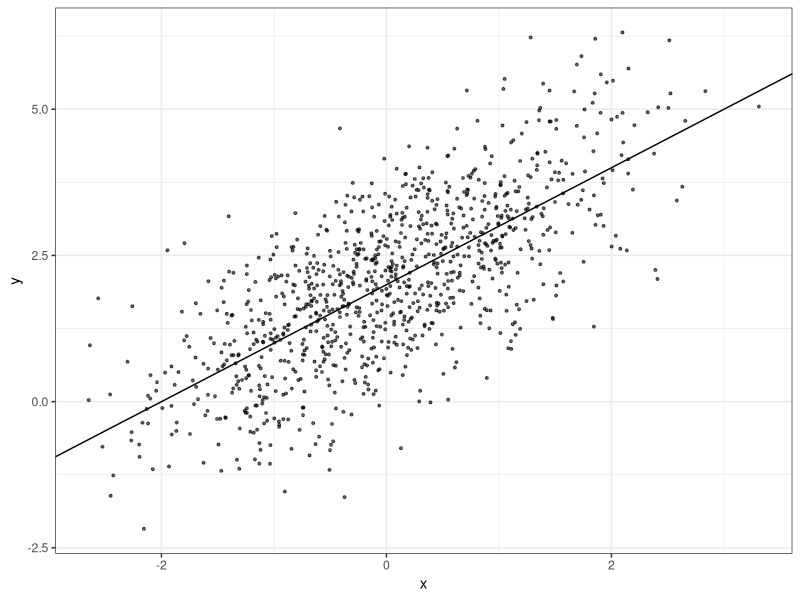
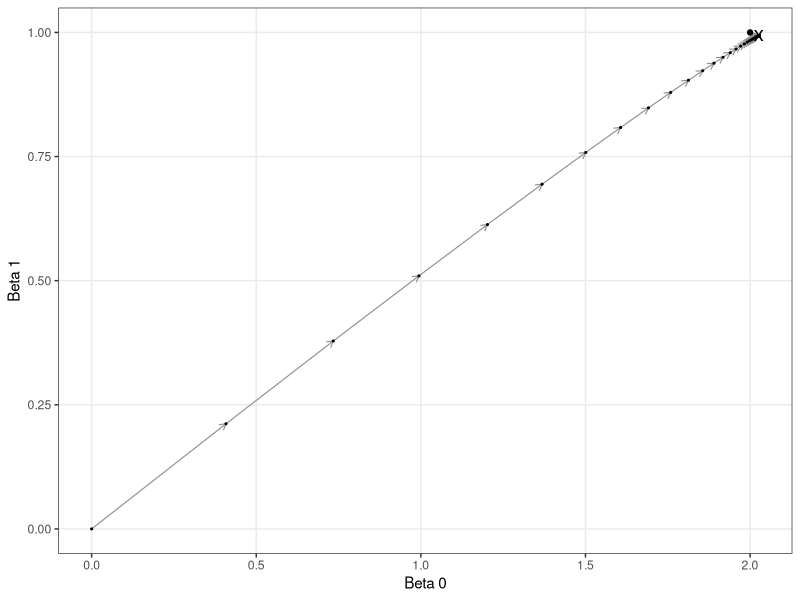
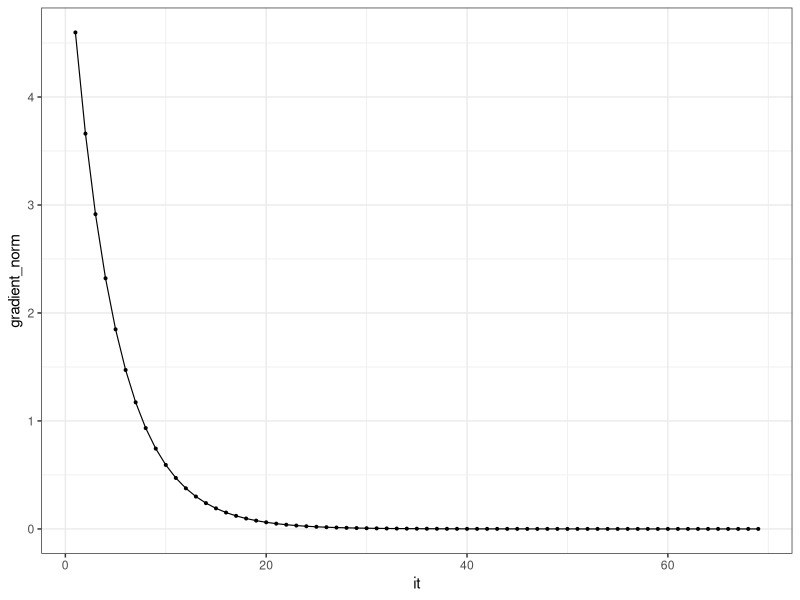
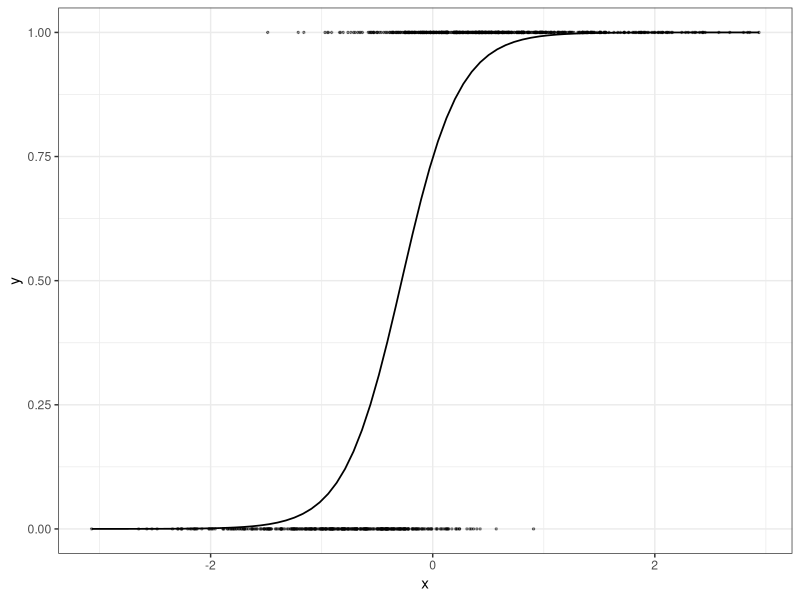
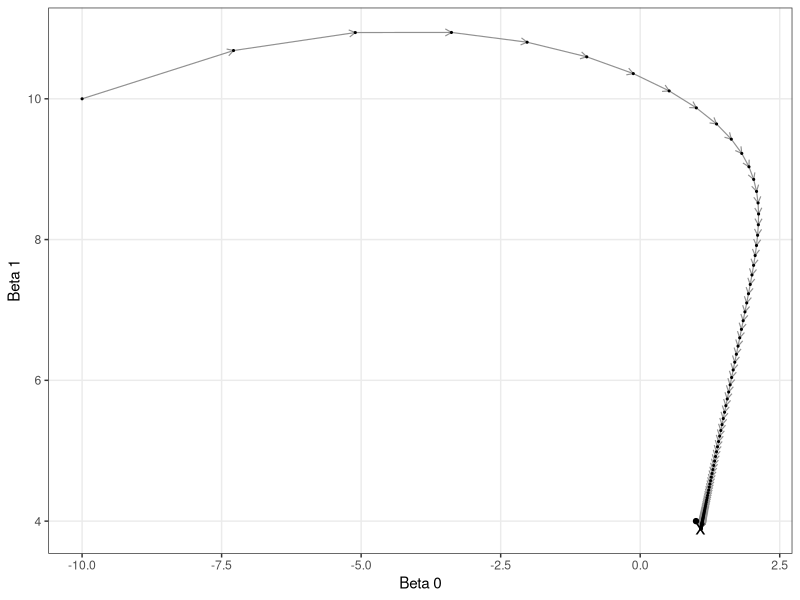
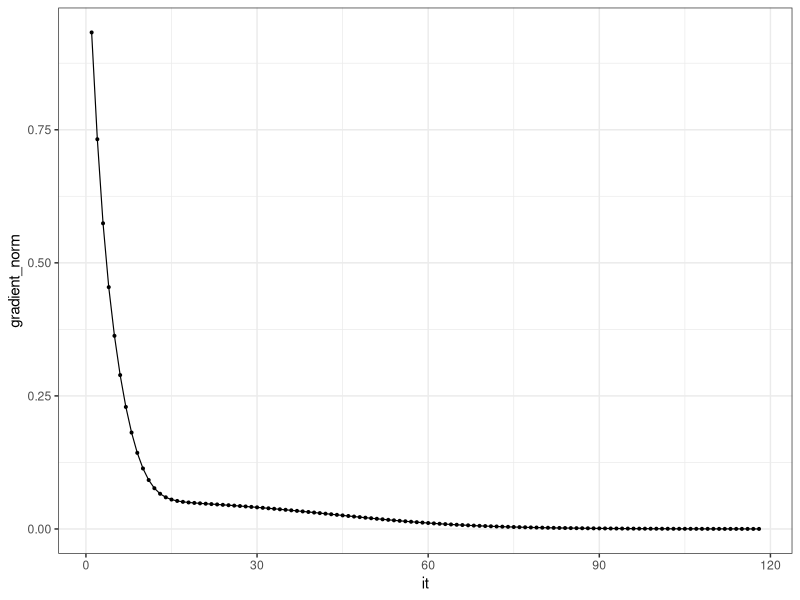
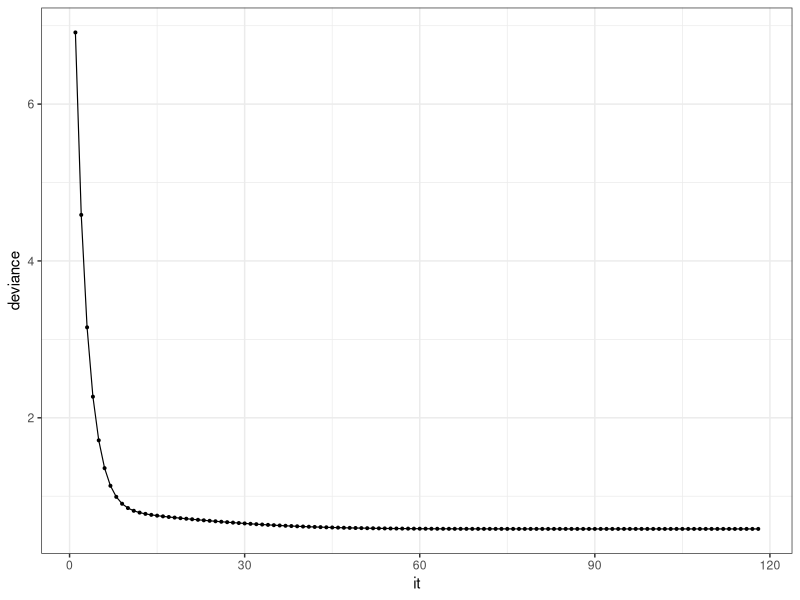
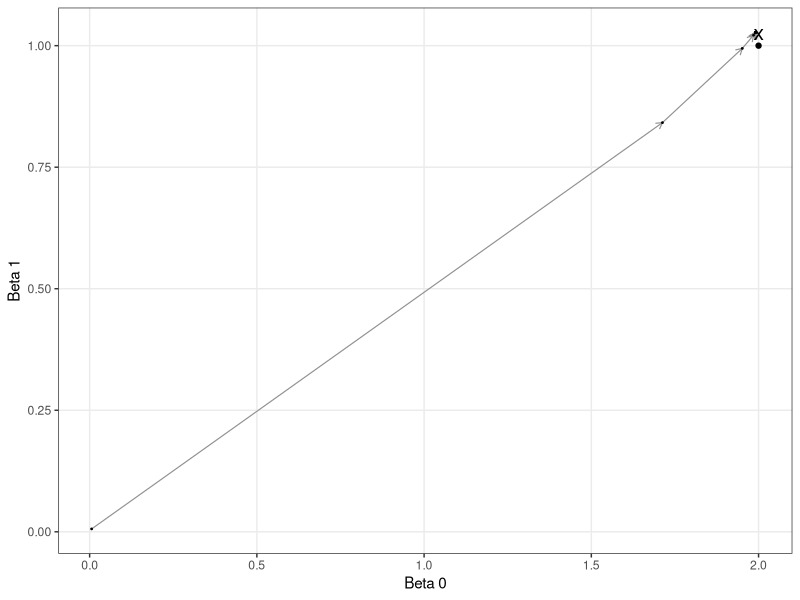

Recreate these plots in R, in order.
## ---- chunk 1
knitr::opts_chunk$set(echo = TRUE)
## ---- chunk 2
library(tidyverse)

theme_set(theme_bw())


N <- 1000
beta_0 <- 2
beta_1 <- 1

set.seed(20170909)
data <- tibble(x = rnorm(N),
               y = beta_0 + beta_1*x + rnorm(N))

model <- lm(y~x, data = data)


(data %>% 
    ggplot(aes(x, y)) +
    geom_point(size = 0.7, alpha = 0.6) +
    geom_abline(slope = beta_1, intercept = beta_0)
) 
## ---- chunk 3
gradient <- function(data, betas){
  n <- nrow(data)
  const <- rep(1, nrow(data))
  li <- data$y - betas[1]*const - betas[2]*data$x
  g1 <- -2*sum(li)/n
  g2 <- -2*sum(li*data$x)/n
  return(c(g1, g2))
}
## ---- chunk 4
max_it <- 100
data_gradient_descent <- tibble(it = 1:max_it,
                                beta_0 = rep(0, max_it),
                                beta_1 = rep(0, max_it),
                                gradient_norm = rep(0, max_it))

i = 0
betas <- c(0, 0)
alpha = 0.1
while(i < max_it){
  i = i + 1
  g <- gradient(data, betas)
  g_norm <- sqrt(sum(g^2))
  g_unit <- g/g_norm
  data_gradient_descent$beta_0[i] <- betas[1]
  data_gradient_descent$beta_1[i] <- betas[2]
  data_gradient_descent$gradient_norm[i] <- g_norm
  if(g_norm < 0.000001) break
  betas <- betas - alpha*g
}


data_gradient_descent <- data_gradient_descent[1:i,]
## ---- chunk 5
data_gradient_descent %>% 
  ggplot(aes(beta_0, beta_1)) +
  xlab("Beta 0") +
  ylab("Beta 1") +
  geom_segment(
    aes(
      xend = c(tail(beta_0, n = -1), NA),
      yend = c(tail(beta_1, n = -1), NA)
    ),
    size = 0.4,
    color = '#919191',
    arrow = arrow(length = unit(0.18, "cm"))
  ) +
  geom_point(size = 0.4, color = 'black') +
  geom_point(aes(x, y),
             data = tibble(x = beta_0,
                           y = beta_1)) +
  geom_point(aes(x, y),
             data = tibble(x = model$coefficients[1],
                           y = model$coefficients[2]),
             shape = 'x',
             size = 5) +
  theme(
    panel.grid.minor = element_blank()
  )
## ---- chunk 6
data_gradient_descent %>% 
  ggplot(aes(it, gradient_norm)) +
  geom_point(size = 0.7) +
  geom_line(size = 0.4)
## ---- chunk 7
# Delete all generated objects
rm(list = ls()) 
## ---- chunk 8
N <- 1000
beta_0 <- 1
beta_1 <- 4

set.seed(124362)
data <- tibble(x = rnorm(N),
               z = beta_0 + beta_1*x,
               pr = 1/(1 + exp(-z)),
               y = rbinom(1000, 1, pr))

model <- glm(y ~ x, data = data, family = "binomial")


data %>% 
  ggplot(aes(x, y)) +
  geom_point(size = 0.5, alpha = 0.4) +
  stat_smooth(method="glm", 
              method.args = list(family = "binomial"), 
              se = FALSE,
              size = 0.6,
              color = 'black')
## ---- chunk 9
backtrack <- function(betas, g, alpha, deviance, data, rho = 0.5, max_iter = 50, c1 = 10^-4){
  funct_value <- do.call(deviance, list(betas, data))
  norm_pk <- sum(g^2)
  i = 0
  while(i < max_iter){
    i = i + 1
    left <- do.call(deviance, list(betas - alpha*g, data))
    right <- funct_value + c1*alpha*norm_pk
    if(left <= right) break
    alpha = alpha*rho
  }
  return(list(alpha = alpha,
              iter = i))
}
## ---- chunk 10
h <- function(x){
  return(1/(1 + exp(-x)))
}

gradient <- function(data, betas){
  n <- nrow(data)
  const <- rep(1, nrow(data))
  bx <- betas[1]*const + betas[2]*data$x
  li <- data$y - h(bx)
  g1 <- -2*sum(li)/n
  g2 <- -2*sum(li*data$x)/n
  return(c(g1, g2))
}


deviance <- function(betas, data = data){
  n <- nrow(data)
  const <- rep(1, nrow(data))
  bx <- betas[1]*const + betas[2]*data$x
  hbx <- h(bx)
  aux <- (1 - data$y)*log(1 - hbx)
  aux2 <- ifelse(is.nan(aux), 0, aux)
  li <- data$y*log(hbx) + aux2
  d <- -2*sum(li)/n
  return(d)
}
## ---- chunk 11
max_it <- 1000
data_gradient_descent <- tibble(it = 1:max_it,
                                beta_0 = rep(0, max_it),
                                beta_1 = rep(0, max_it),
                                gradient_norm = rep(0, max_it),
                                deviance = rep(0, max_it),
                                alpha = rep(0, max_it))

i = 0
betas <- c(-10, 10) # reales 1 y 4
g <- gradient(data, betas)
g_norm <- sqrt(sum(g^2))
while(i < max_it){
  i = i + 1
  g_norm_0 <- g_norm # old gradient norm
  g <- gradient(data, betas)
  g_norm <- sqrt(sum(g^2))
  g_unit <- g/g_norm
  data_gradient_descent$beta_0[i] <- betas[1]
  data_gradient_descent$beta_1[i] <- betas[2]
  data_gradient_descent$gradient_norm[i] <- g_norm
  data_gradient_descent$deviance[i] <- deviance(betas, data)
  if(g_norm < 0.0001 & g_norm/g_norm_0 > 0.8) break
  backtrack_result <- backtrack(betas, g, 3, deviance, data)
  alpha <- backtrack_result[[1]]
  data_gradient_descent$alpha[i] <- alpha
  betas <- betas - alpha*g
}


data_gradient_descent <- data_gradient_descent[1:i,]
## ---- chunk 12
data_gradient_descent %>% 
  ggplot(aes(beta_0, beta_1)) +
  xlab("Beta 0") +
  ylab("Beta 1") +
  geom_segment(
    aes(
      xend = c(tail(beta_0, n = -1), NA),
      yend = c(tail(beta_1, n = -1), NA)
    ),
    size = 0.4,
    color = '#919191',
    arrow = arrow(length = unit(0.18, "cm"))
  ) +
  geom_point(size = 0.4, color = 'black') +
  geom_point(aes(x, y),
             data = tibble(x = beta_0,
                           y = beta_1)) +
  geom_point(aes(x, y),
             data = tibble(x = model$coefficients[1],
                           y = model$coefficients[2]),
             shape = 'x',
             size = 5) +
  theme(panel.grid.minor = element_blank())
## ---- chunk 13

data_gradient_descent %>% 
  ggplot(aes(it, gradient_norm)) +
  geom_point(size = 0.7) +
  geom_line(size = 0.4)


data_gradient_descent %>% 
  ggplot(aes(it, deviance)) +
  geom_point(size = 0.7) +
  geom_line(size = 0.4)
## ---- chunk 14
# Delete all generated objects
rm(list = ls()) 
## ---- chunk 15
N <- 1000
beta_0 <- 2
beta_1 <- 1

data <- tibble(x = rnorm(N),
               y = beta_0 + beta_1*x + rnorm(N))

model <- lm(y~x, data = data)

## ---- chunk 16
# Gradient for an observation
gradient_row <- function(data_row, betas){
  li <- data_row$y - betas[1] - betas[2]*data_row$x
  g1 <- -2*li
  g2 <- -2*li*data_row$x
  return(c(g1, g2))
}

epoch_update <- function(data, betas, alpha, n_epoch, verbose = 1, reordering = F){
  n <- nrow(data)
  if(reordering) data$ix <- sample(1:n)
  else data$ix <- 1:n
  epoch_values <- tibble(
    n_epoch = rep(n_epoch, n),
    obs = 1:n,
    beta_0 = rep(0, n),
    beta_1 = rep(0, n),
    gradient_norm = rep(0, n))
  
  # Iterate over rows in data
  for(i in 1:n){
    # Update coefficients
    g <- gradient_row(data[data$ix == i,], betas) 
    betas <- betas - alpha*g
    # Print and write values in table to keep track and make plots
    g_norm <- sqrt(sum(g^2))
    g_unit <- g/g_norm
    epoch_values$beta_0[i] <- betas[1]
    epoch_values$beta_1[i] <- betas[2]
    epoch_values$gradient_norm[i] <- g_norm
    if(verbose == 2){
      cat(
        "\n\tEpoch: ", n_epoch,
        "\n\tObs: ", i, 
        "\n\tbeta_0: ", betas[1], 
        "\n\tbeta_1: ", betas[2],
        "\n\tgradient_norm: ", g_norm, 
        "\n\tDirection: ", g_unit[1], g_unit[2],
        "\n")
    }
  } # End for
  
  if(verbose == 1){
    cat(
      "\n\tEpoch: ", n_epoch,
      "\n\tbeta_0: ", epoch_values$beta_0[n],
      "\n\tbeta_1: ", epoch_values$beta_1[n],
      "\n\tgradient_norm: ", epoch_values$gradient_norm[n],
      "\n")
  }
  return(list(
    epoch_values = epoch_values,
    betas = betas
  ))
}
## ---- chunk 17
# Start the algorithm
max_it <- 300
n <- nrow(data)
data_gradient_descent <- tibble(
  epoch = rep(0, max_it*n),
  obs = 1:(max_it*n),
  beta_0 = rep(0, max_it*n),
  beta_1 = rep(0, max_it*n),
  gradient_norm = rep(0, max_it*n))

i = 0
betas <- c(0, 0)
alpha = 0.001
while(i < max_it){
  i = i + 1
  epoch_betas <- epoch_update(data, betas, alpha, i, verbose = 0)
  betas_old <- betas
  betas <- epoch_betas$betas
  data_gradient_descent[((i-1)*n + 1):((i)*n),] <- epoch_betas$epoch_values
  g_norm <- epoch_betas$epoch_values$gradient_norm[n]
  dif_betas_norm <- sum((betas - betas_old)^2)
  if(g_norm < 0.000001 | dif_betas_norm < 1e-15) break
}

data_gradient_descent <- data_gradient_descent[1:(i*n),]
data_gradient_descent$it <- 1:nrow(data_gradient_descent)

## ---- chunk 18
plot_gd_iter <- function(data_gradient_descent, model, beta_0, beta_1, denom = 0){
  if(denom > 0) {
    data <- data_gradient_descent %>% 
      filter(it %% floor(n/denom) == 1)
  } else {
    data <- data_gradient_descent
  }
  
  gg <- data %>% 
    ggplot(aes(beta_0, beta_1)) +
    xlab("Beta 0") +
    ylab("Beta 1") +
    geom_segment(
      aes(
        xend = c(tail(beta_0, n = -1), NA),
        yend = c(tail(beta_1, n = -1), NA)
      ),
      size = 0.4,
      color = '#919191',
      arrow = arrow(length = unit(0.18, "cm"))
    ) +
    geom_point(size = 0.3, color = 'black') +
    geom_point(aes(x, y),
               data = tibble(x = beta_0,
                             y = beta_1)) +
    geom_point(aes(x, y),
               data = tibble(x = model$coefficients[1],
                             y = model$coefficients[2]),
               shape = 'x',
               size = 5) +
    theme(
      panel.grid.minor = element_blank()
    )
  return(gg)
}

## ---- chunk 19
# Plots only at the beginning of each epoch
plot_gd_iter(data_gradient_descent, model, beta_0, beta_1, 1) 

# Plots all iterations in all epochs
data_gradient_descent %>% 
    ggplot(aes(beta_0, beta_1)) +
    xlab("Beta 0") +
    ylab("Beta 1") +
    geom_path(size = 0.1, color = 'black') +
    geom_point(size = 0.01, color = 'black', alpha = 0.2) +
    geom_point(aes(x, y),
               data = tibble(x = beta_0,
                             y = beta_1)) +
    geom_point(aes(x, y),
               data = tibble(x = model$coefficients[1],
                             y = model$coefficients[2]),
               shape = 'x',
               size = 5) +
    theme(
      panel.grid.minor = element_blank()
    )
